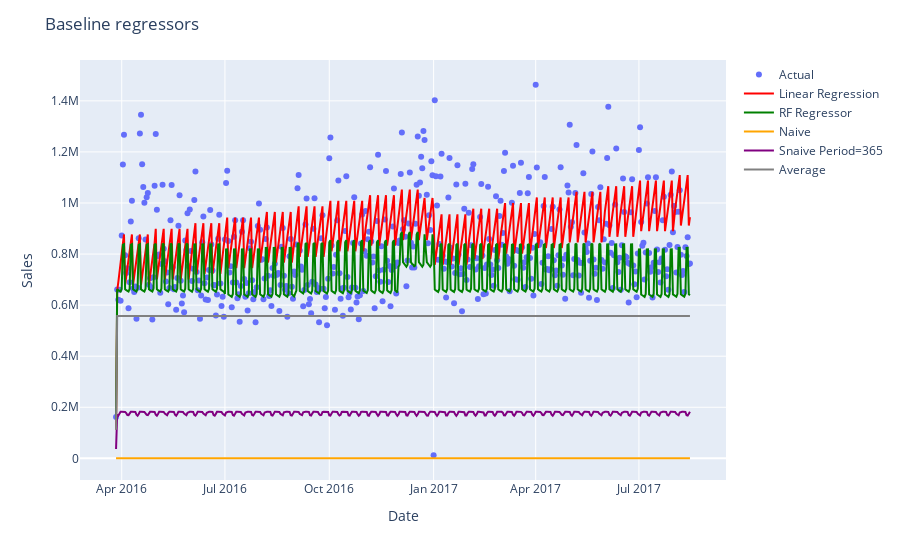

Notebook cell for this chart:
### Code cell
######  Linear Regression  ######
#Create Train/test Data + Label Encoder
data=daily_agg_sales_seasonality.copy()
target = data['sales']
listofdate = list(data['date'])
n=int(len(data)*0.7)
data=data.drop(columns=['sales','date'])
data_le=data.copy()
features=data.columns.values.tolist()
columns= [col for col in data[features].columns if data[col].dtype=='object']
for col in columns:
    le=LabelEncoder()
    data_le[col]=le.fit_transform(data[col])
X_train=data_le.iloc[:n][features]
X_test=data_le.iloc[n:][features]
y_train=target.iloc[:n]
y_test=target.iloc[n:]
regressor = LinearRegression()
regressor.fit(X_train,y_train)
feature_importance = dict(zip(X_train.columns,regressor.coef_))
y_pred = regressor.predict(X_test)
# Evaluate the model
mae = mean_absolute_error(y_test, y_pred)
mse = mean_squared_error(y_test, y_pred)
rmse = np.sqrt(mse)
rmsle = np.sqrt(mean_squared_log_error(y_test, y_pred))
r2 = r2_score(y_test, y_pred)
result = data[n:][features]
result['Actual'] =y_test
result['pred'] = y_pred
result['Index'] = result.index
result['date'] = result['Index'].apply(lambda x:listofdate[x])
result=result.sort_values(by='date')
result_linear = result.groupby(["date"]).sum().reset_index()

print('######  Linear Regression  ######')
print(f'Coefficients: {feature_importance}')
print(f'MAE: {mae:.2f}')
print(f'MSE: {mse:.2f}')
print(f'RMSE: {rmse:.2f}')
print(f'RMSLE: {rmsle:.2f}')
print(f'R2 score: {r2:.2f}')


######  Random Forest  ######
#Create Train/test Data + Label Encoder
data=daily_agg_sales_seasonality.copy()
target = data['sales']
listofdate = list(data['date'])
n=int(len(data)*0.7)
data=data.drop(columns=['sales','date'])
data_le=data.copy()
features=data.columns.values.tolist()
columns= [col for col in data[features].columns if data[col].dtype=='object']
for col in columns:
    le=LabelEncoder()
    data_le[col]=le.fit_transform(data[col])
X_train=data_le.iloc[:n][features]
X_test=data_le.iloc[n:][features]
y_train=target.iloc[:n]
y_test=target.iloc[n:]
regressor = RandomForestRegressor(n_estimators=100, max_depth=10, random_state=42)
regressor.fit(X_train,y_train)
feature_importance = dict(zip(X_train.columns,regressor.feature_importances_))
y_pred = regressor.predict(X_test)
# Evaluate the model
mae = mean_absolute_error(y_test, y_pred)
mse = mean_squared_error(y_test, y_pred)
rmse = np.sqrt(mse)
rmsle = np.sqrt(mean_squared_log_error(y_test, y_pred))
r2 = r2_score(y_test, y_pred)
result2 = data[n:][features]
result2['Actual'] =y_test
result2['pred'] = y_pred
result2['Index'] = result2.index
result2['date'] = result2['Index'].apply(lambda x:listofdate[x])
result2=result2.sort_values(by='date')
result_rf = result2.groupby(["date"]).sum().reset_index()

print('######  Random Forest  ######')
print(f'Features Importances: {feature_importance}')
print(f'MAE: {mae:.2f}')
print(f'MSE: {mse:.2f}')
print(f'RMSE: {rmse:.2f}')
print(f'RMSLE: {rmsle:.2f}')
print(f'R2 score: {r2:.2f}')

######  Naive  ###### 
#Create Train/test Data
data=daily_agg_sales_seasonality.copy()
target = data['sales']
listofdate = list(data['date'])
n=int(len(data)*0.7)
data=data.drop(columns=['sales','date'])
data_le=data.copy()
features=data.columns.values.tolist()
y_train=target.iloc[:n]
y_test=target.iloc[n:]
regressor = Naive1()
regressor.fit(y_train)
feature_importance = "No importance defined for Naive"
y_pred = regressor.predict(horizon=len(y_test))
# Evaluate the model
mae = mean_absolute_error(y_test, y_pred)
mse = mean_squared_error(y_test, y_pred)
rmse = np.sqrt(mse)
rmsle = np.sqrt(mean_squared_log_error(y_test, y_pred))
r2 = r2_score(y_test, y_pred)
result3 = data.iloc[n:][features]
result3['Actual'] =y_test
result3['pred'] = y_pred
result3['Index'] = result3.index
result3['date'] = result3['Index'].apply(lambda x:listofdate[x])
result3=result3.sort_values(by='date')
result_naive = result3.groupby(["date"]).sum().reset_index()

print('######  Naive  ###### ')
print(f'Features Importances: {feature_importance}')
print(f'MAE: {mae:.2f}')
print(f'MSE: {mse:.2f}')
print(f'RMSE: {rmse:.2f}')
print(f'RMSLE: {rmsle:.2f}')
print(f'R2 score: {r2:.2f}')


######  SNaive  ###### 
#Create Train/test Data
data=daily_agg_sales_seasonality.copy()
target = data['sales']
listofdate = list(data['date'])
n=int(len(data)*0.7)
data=data.drop(columns=['sales','date'])
data_le=data.copy()
features=data.columns.values.tolist()
y_train=target.iloc[:n]
y_test=target.iloc[n:]
regressor = SNaive(period=365)
regressor.fit(y_train)
feature_importance = "No importance defined for SNaive"
y_pred = regressor.predict(horizon=len(y_test))
# Evaluate the model
mae = mean_absolute_error(y_test, y_pred)
mse = mean_squared_error(y_test, y_pred)
rmse = np.sqrt(mse)
rmsle = np.sqrt(mean_squared_log_error(y_test, y_pred))
r2 = r2_score(y_test, y_pred)
result4 = data.iloc[n:][features]
result4['Actual'] =y_test
result4['pred'] = y_pred
result4['Index'] = result4.index
result4['date'] = result4['Index'].apply(lambda x:listofdate[x])
result4=result4.sort_values(by='date')
result_Snaive = result4.groupby(["date"]).sum().reset_index()

print('######  SNaive period=365 ######  ')
print(f'Features Importances: {feature_importance}')
print(f'MAE: {mae:.2f}')
print(f'MSE: {mse:.2f}')
print(f'RMSE: {rmse:.2f}')
print(f'RMSLE: {rmsle:.2f}')
print(f'R2 score: {r2:.2f}')


######  Average  ###### 
#Create Train/test Data
data=daily_agg_sales_seasonality.copy()
target = data['sales']
listofdate = list(data['date'])
n=int(len(data)*0.7)
data=data.drop(columns=['sales','date'])
data_le=data.copy()
features=data.columns.values.tolist()
y_train=target.iloc[:n]
y_test=target.iloc[n:]
regressor = Average()
regressor.fit(y_train)
feature_importance = "No importance defined for Average"
y_pred = regressor.predict(horizon=len(y_test))
# Evaluate the model
mae = mean_absolute_error(y_test, y_pred)
mse = mean_squared_error(y_test, y_pred)
rmse = np.sqrt(mse)
rmsle = np.sqrt(mean_squared_log_error(y_test, y_pred))
r2 = r2_score(y_test, y_pred)
result5 = data.iloc[n:][features]
result5['Actual'] =y_test
result5['pred'] = y_pred
result5['Index'] = result5.index
result5['date'] = result5['Index'].apply(lambda x:listofdate[x])
result5=result5.sort_values(by='date')
result_Average = result5.groupby(["date"]).sum().reset_index()

print('######  Average  ###### ')
print(f'Features Importances: {feature_importance}')
print(f'MAE: {mae:.2f}')
print(f'MSE: {mse:.2f}')
print(f'RMSE: {rmse:.2f}')
print(f'RMSLE: {rmsle:.2f}')
print(f'R2 score: {r2:.2f}')

fig = px.scatter(result_linear, x='date', y='Actual', labels={'Actual': 'Actual Sales'})
fig.add_trace(px.line(result_linear, x='date', y='pred', labels={'pred':'Linear Regression'}).data[0])
fig.add_trace(px.line(result_rf, x='date', y='pred', labels={'pred':'RF Regressor'}).data[0])
fig.add_trace(px.line(result_naive, x='date', y='pred', labels={'pred':'Naive'}).data[0])
fig.add_trace(px.line(result_Snaive, x='date', y='pred', labels={'pred':'Snaive Period=365'}).data[0])
fig.add_trace(px.line(result_Average, x='date', y='pred', labels={'pred':'Average'}).data[0])

# Assigning custom colors to each trace
colors = ['red', 'green', 'orange', 'purple','grey']
names = ['Actual','Linear Regression', 'RF Regressor', 'Naive', 'Snaive Period=365', 'Average']

for i, trace in enumerate(fig.data[0:], start=0):
    fig.data[i].line.color = colors[i-1]
    fig.data[i].name = names[i]

fig.update_layout(title='Baseline regressors', xaxis_title='Date', yaxis_title='Sales')
fig.update_traces(showlegend=True)
fig.show()

### Figure 1 — Plotly figure (JSON) as saved in the notebook; plotly's stock layout.template omitted (floating-point values rounded to 4 significant figures; data arrays with more than 128 entries replaced by an {"elided": "..."} marker saying what was removed)
{"data": [{"hovertemplate": "date=%{x}<br>Actual Sales=%{y}<extra></extra>", "legendgroup": "", "line": {"color": "grey"}, "marker": {"color": "#636efa", "symbol": "circle"}, "mode": "markers", "name": "Actual", "orientation": "v", "showlegend": true, "type": "scatter", "x": {"elided": "506 str values"}, "xaxis": "x", "y": {"elided": "506 float values"}, "yaxis": "y"}, {"hovertemplate": "date=%{x}<br>Linear Regression=%{y}<extra></extra>", "legendgroup": "", "line": {"color": "red", "dash": "solid"}, "marker": {"symbol": "circle"}, "mode": "lines", "name": "Linear Regression", "orientation": "v", "showlegend": true, "type": "scatter", "x": {"elided": "506 str values"}, "xaxis": "x", "y": {"elided": "506 float values"}, "yaxis": "y"}, {"hovertemplate": "date=%{x}<br>RF Regressor=%{y}<extra></extra>", "legendgroup": "", "line": {"color": "green", "dash": "solid"}, "marker": {"symbol": "circle"}, "mode": "lines", "name": "RF Regressor", "orientation": "v", "showlegend": true, "type": "scatter", "x": {"elided": "506 str values"}, "xaxis": "x", "y": {"elided": "506 float values"}, "yaxis": "y"}, {"hovertemplate": "date=%{x}<br>Naive=%{y}<extra></extra>", "legendgroup": "", "line": {"color": "orange", "dash": "solid"}, "marker": {"symbol": "circle"}, "mode": "lines", "name": "Naive", "orientation": "v", "showlegend": true, "type": "scatter", "x": {"elided": "506 str values"}, "xaxis": "x", "y": {"elided": "506 int values"}, "yaxis": "y"}, {"hovertemplate": "date=%{x}<br>Snaive Period=365=%{y}<extra></extra>", "legendgroup": "", "line": {"color": "purple", "dash": "solid"}, "marker": {"symbol": "circle"}, "mode": "lines", "name": "Snaive Period=365", "orientation": "v", "showlegend": true, "type": "scatter", "x": {"elided": "506 str values"}, "xaxis": "x", "y": {"elided": "506 float values"}, "yaxis": "y"}, {"hovertemplate": "date=%{x}<br>Average=%{y}<extra></extra>", "legendgroup": "", "line": {"color": "grey", "dash": "solid"}, "marker": {"symbol": "circle"}, "mode": "lines", "name": "Average", "orientation": "v", "showlegend": true, "type": "scatter", "x": {"elided": "506 str values"}, "xaxis": "x", "y": {"elided": "506 float values"}, "yaxis": "y"}], "layout": {"legend": {"tracegroupgap": 0}, "margin": {"t": 60}, "title": {"text": "Baseline regressors"}, "xaxis": {"anchor": "y", "domain": [0, 1], "title": {"text": "Date"}}, "yaxis": {"anchor": "x", "domain": [0, 1], "title": {"text": "Sales"}}}}
